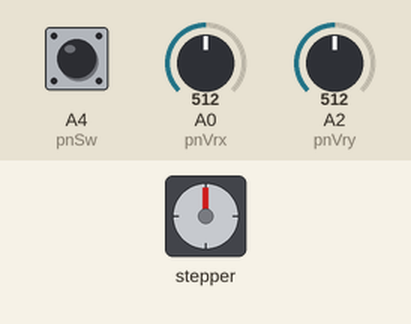
This sketch was run on a simulated Arduino Uno, built with avr-gcc and run on an emulated ATmega328P. On the bench: stepper motor. The test bench sets the inputs (shaded band); at power-on: A0 (pnVrx) = 512, A2 (pnVry) = 512, A4 (pnSw) LOW. Stepper angles assume 2048 steps per turn.

Above: at 1.2 s.
1.3 s: A0 (pnVrx) set to 77
2.8 s: A0 (pnVrx) set to 67
At 3.27 s:
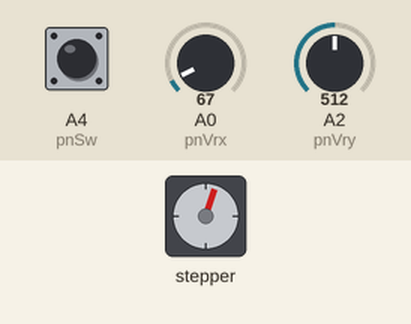
At 4.2 s:
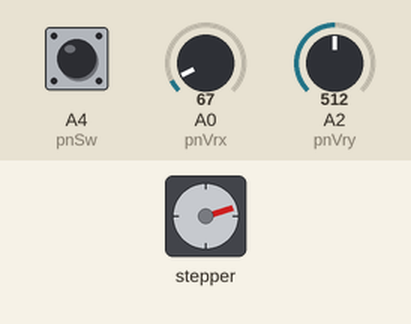
Timing chart, 0 to 14.8 s (numbered marks = the images above; inputs shaded):
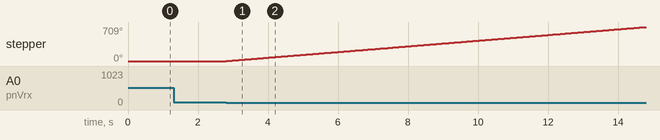

The sketch:

JoystickStepMotor.ino
```cpp
#include <SoftwareSerial.h>
#include <Stepper.h>


const int speedRPM=10;  // 10 RPM
const int STEPS_PER_CIRCLE=2048;  // steps per circle
const int pnVrx=A0;
const int pnVry=A2;
const int pnSw=A4;  //Switch Pin

const int deltaWidth=72;   // X 方向，感測靈敏度
const int deltaHeight=72;  // Y 方向，感測靈敏度, Height precision


int Direction=0;  // 方向控制
  // 0  : 停止
  // +1 : 正值轉圈
  // -1 : 負值轉圈

Stepper stepper(STEPS_PER_CIRCLE, 11, 9, 10, 8); //28BY-48(STEPS, IN1, IN2, IN3, IN4)

void setup() {

  Serial.begin(9600);
  stepper.setSpeed(speedRPM);

  pinMode(pnVrx, INPUT);
  pinMode(pnVry, INPUT);
  pinMode(pnSw, INPUT);

}

//---------------------------------------------
int  CircleToStep( const float& Circle )  // circles to steps
{
  return int( Circle*STEPS_PER_CIRCLE );
}

//-----------------------
void loop() {

  int x=analogRead(pnVrx);
  int y=analogRead(pnVry);
  int b=digitalRead(pnSw);  //button


  /*
  Serial.println(
    String("x=")+String(x)+String(",")+
    String("y=")+String(y)+String(",")+
    String("button=")+String(b)    );
  delay(200);
  */

  //Position(X,Y): Left(0,512), Middle(512,512), Right(1023,512)
  if( x <= (0+deltaWidth) ){ // Left Position, (+) 正值方向
    Direction= +1 ;
  }
  else if( x >=(1023-deltaWidth) ){ // Right Position, (-)
    Direction= -1 ;
  }
  else if ( y <=(0+deltaHeight) || y >= (1023-deltaHeight) ){ //停止:0
    Direction = 0 ;
  }
  else {
    // 無改動，無做事
  }

  if( 0 != Direction ) {
    int steps=CircleToStep( Direction*0.01 ); // 轉動:方向，乘以0.01 圈
    stepper.step( steps );
  }

}
```

Measured:
- the behaviour switches between 73 and 72 on A0 (pnVrx) (found by bisection; images 0 and 1)
- after the input at 1.3 s, every drawn part: stays the same
- after the input at 2.8 s, stepper: keeps turning clockwise at about 59°/s, starting at once
